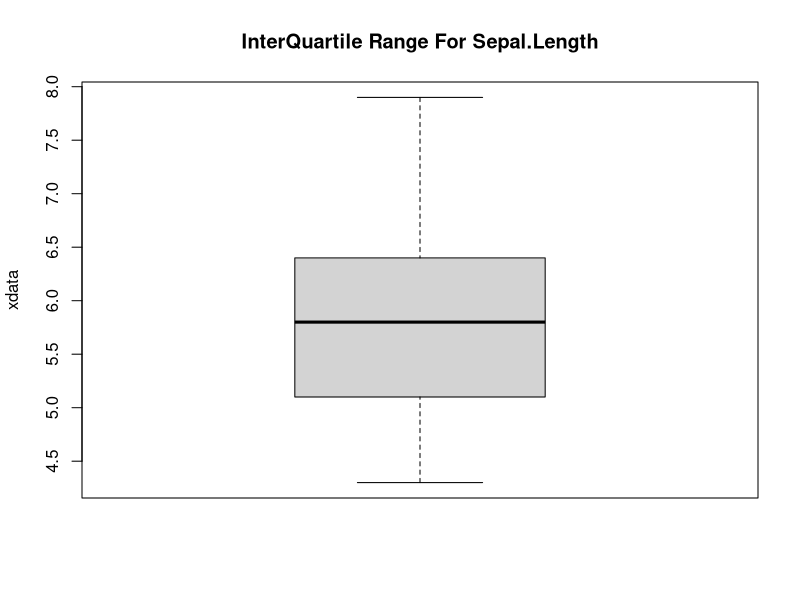

Write R code to recreate this figure.
head(iris,150)
xdata  <- iris$Sepal.Length
MinQ = quantile(xdata,0)
FQ = quantile(xdata,0.25)
SQ = quantile(xdata,0.5)
TQ = quantile(xdata,0.75)
MaxQ = quantile(xdata,1)
cat("Minimum = ",MinQ)
cat("First Quartile = ",FQ)
cat("Second Quartile = ",SQ)
cat("Third Quartile = ", TQ)
cat("Maximum = ",MaxQ)
AQ <- quantile(xdata,probs = c(0,0.25,0.50,0.75,1))
cat("All Quartiles",AQ)
summary(xdata)
boxplot(xdata,main = "InterQuartile Range For Sepal.Length",ylab = "xdata")
as.numeric(quantile(xdata,0.75) - quantile(xdata,0.25))
IQR(xdata)

